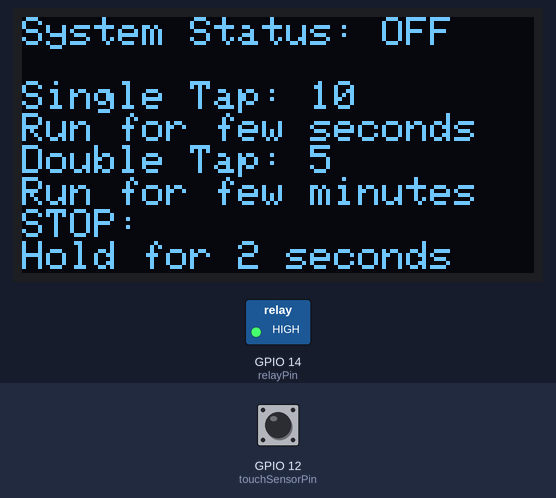
This sketch was run on a simulated ESP8266 (NodeMCU). Parts: 128×64 one-colour display, switched loads named in the sketch (green lamp = pin HIGH). The test bench sets the inputs (shaded band); at power-on: GPIO 12 (touchSensorPin) LOW. What the sketch prints to the serial monitor is not drawn.

Above: at 4.2 s.
4.3 s: GPIO 12 (touchSensorPin) driven HIGH
At 6.1 s:
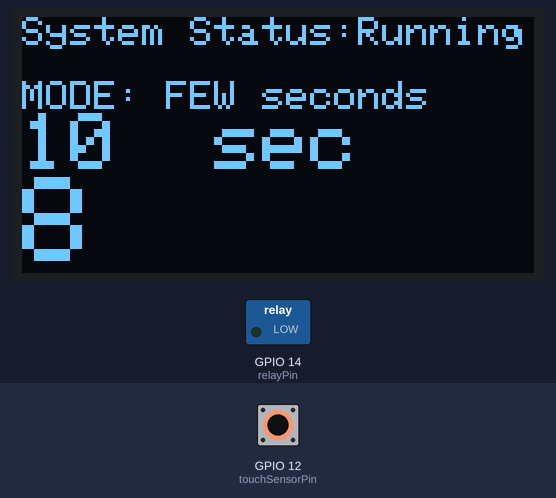
7.3 s: GPIO 12 (touchSensorPin) driven LOW
At 8.1 s:
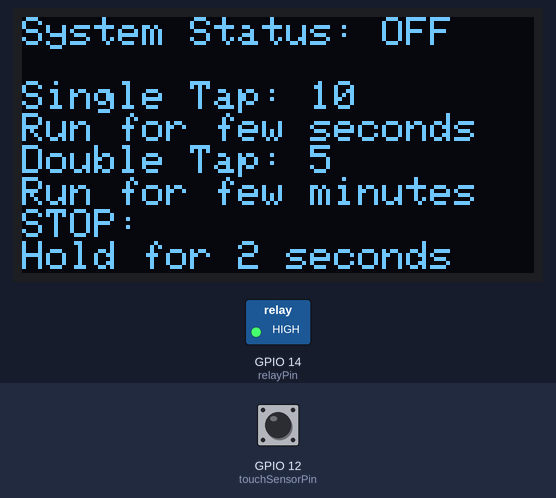
8.8 s: GPIO 12 (touchSensorPin) pulsed HIGH 2 times (0.12 s each, 0.3 s apart)
At 10.9 s:
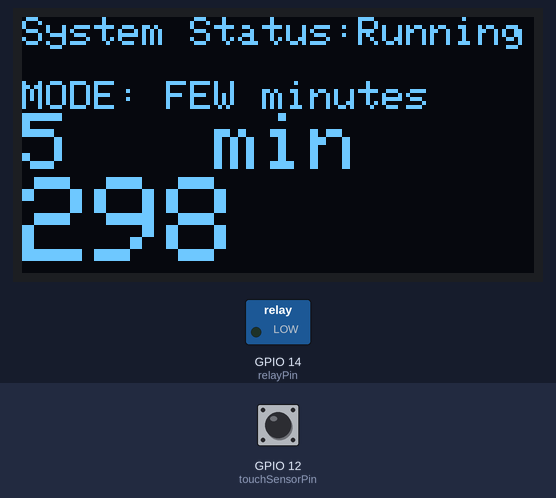
Timing chart, 0 to 12.4 s (numbered marks = the images above; inputs shaded):
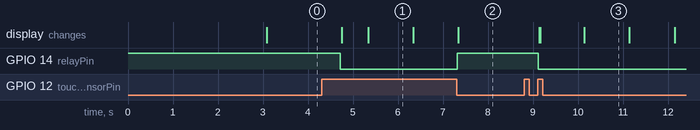

The sketch:

Wemos_Lolin32_OLED_PUMP_v303R.ino
```cpp
#include <Wire.h>
#include <Adafruit_SSD1306.h>
#include <Adafruit_GFX.h>

#define SCREEN_WIDTH 128
#define SCREEN_HEIGHT 64

Adafruit_SSD1306 display(SCREEN_WIDTH, SCREEN_HEIGHT, &Wire, -1);

const int touchSensorPin = 12; // The pin where touch sensor is connected
const int relayPin = 14; // The pin where relay is connected
//const int builtinLedPin = LED_BUILTIN; // Built-in LED on ESP32
//const int secondLedPin = 0; // Second LED pin, please modify according to your wiring

unsigned long lastTouchTime = 0; // When the touch sensor was last touched
unsigned long touchStartTime = 0; // When the current touch started
unsigned long debounceDelay = 500; // Delay to debounce the touch sensor
unsigned long doubleTapInterval = 400; // How long to wait for a second tap
unsigned long touchInterruptTime = 2000; // How long to touch to interrupt the pump
unsigned long fewMinutes = 300000; // 60*1000 minutes in milliseconds
unsigned long fewSeconds = 10000; // 5*1000 seconds in milliseconds

bool lastState = LOW; // Last state of the touch sensor
int tapCount = 0; // How many times the sensor has been tapped

enum Mode {
  OFF,
  FEW_SECONDS,
  FEW_MINUTES
};

Mode currentMode = OFF;

void setup() {
  pinMode(touchSensorPin, INPUT);
  pinMode(relayPin, OUTPUT);
  //pinMode(builtinLedPin, OUTPUT);

  digitalWrite(relayPin, HIGH); // Relay is off at start
  //digitalWrite(builtinLedPin, LOW); // Built-in LED is off at start


  Wire.begin(5, 4);
  if(!display.begin(SSD1306_SWITCHCAPVCC, 0x3C, false, false)) { // Address 0x3C for 128x64
    Serial.println(F("SSD1306 allocation failed"));
    for(;;); // Don't proceed, loop forever
  }
  display.clearDisplay();
  display.setTextSize(2);
  display.setTextColor(WHITE);
  display.setCursor(0,0);
  display.println("Touch Pump v32.303");
  display.display();

  // Start serial communication for debugging
  Serial.begin(9600);
  Serial.println("Setup complete");
  delay(3000);

}

void loop() {
  bool currentState = digitalRead(touchSensorPin);

  if (lastState == LOW && currentState == HIGH) {
    // The touch sensor has just been touched
    touchStartTime = millis();

    if (touchStartTime - lastTouchTime < debounceDelay) {
      // The sensor has been double tapped
      tapCount++;
    } else {
      tapCount = 1; // reset tap count for new sequence
    }

    lastTouchTime = touchStartTime;
  } else if (lastState == HIGH && currentState == LOW) {
    // The touch sensor has just been released
    if (millis() - touchStartTime >= touchInterruptTime) {
      // The sensor was touched for 2 seconds or longer
      digitalWrite(relayPin, HIGH); // turn relay OFF
      //digitalWrite(builtinLedPin, LOW); // turn built-in LED OFF

      //delay(1000); // wait for a second for the user to notice the cancellation LED

      currentMode = OFF;
      tapCount = 0; // reset tap count
    }
  }

  if (tapCount == 1 && millis() - lastTouchTime >= doubleTapInterval) {
    // It's a single tap, as no second tap occurred within the doubleTapInterval
    currentMode = FEW_SECONDS;
    digitalWrite(relayPin, LOW); // turn relay ON
    //digitalWrite(builtinLedPin, LOW);

    tapCount = 0; // reset tap count

  } else if (tapCount == 2) {
    // It's a double tap
    currentMode = FEW_MINUTES;
    digitalWrite(relayPin, LOW); // turn relay ON
    //digitalWrite(builtinLedPin, LOW); // turn built-in LED ON to signal one-minute mode

    tapCount = 0; // reset tap count
  }

  if (currentMode == FEW_SECONDS && millis() - lastTouchTime >= fewSeconds) {
    // FEW seconds have passed since the single tap
    digitalWrite(relayPin, HIGH); // turn relay OFF
    //digitalWrite(builtinLedPin, LOW); // turn built-in LED OFF


    currentMode = OFF;
  } else if (currentMode == FEW_MINUTES && millis() - lastTouchTime >= fewMinutes) {
    // FEW minute has passed since the double tap
    digitalWrite(relayPin, HIGH); // turn relay OFF
    //digitalWrite(builtinLedPin, LOW); // turn built-in LED OFF


    currentMode = OFF;
  }

  lastState = currentState;

  display.clearDisplay();
  display.setTextSize(1);
  display.setCursor(0,0);

  switch(currentMode) {
    case OFF:
      display.setTextSize(1);
      display.println(F("System Status: OFF"));
      display.println(F(""));

      display.print(F("Single Tap: "));
      display.println(fewSeconds/1000);
      display.println(F("Run for few seconds"));
      display.print(F("Double Tap: "));
      display.println(fewMinutes/1000/60);
      display.println(F("Run for few minutes"));
      display.println(F("STOP: "));
      display.println(F("Hold for 2 seconds"));
      break;
    case FEW_SECONDS:
      display.println(F("System Status:Running"));
      display.println(F(""));
      display.println(F("MODE: FEW seconds"));
      display.setTextSize(2);
      display.print(fewSeconds/1000);
      display.println(F("  sec"));
      display.setTextSize(3);
      display.print((fewSeconds - (millis() - lastTouchTime))/1000);
      break;
    case FEW_MINUTES:
      display.println(F("System Status:Running"));
      display.println(F(""));
      display.println(F("MODE: FEW minutes"));
      display.setTextSize(2);
      display.print(fewMinutes/1000/60);
      display.println(F("   min"));
      display.setTextSize(3);
      display.print((fewMinutes - (millis() - lastTouchTime))/1000);
      break;
  }

  display.display();

}
```

Measured:
- after the input at 4.3 s, GPIO 14 (relayPin): HIGH → LOW after 0.42 s; the display: first changes after 0.45 s (image 1 shows a later state)
- after the input at 7.3 s, GPIO 14 (relayPin): LOW → HIGH at once; the display: changes at once (image 2)
- after the input at 8.8 s, GPIO 14 (relayPin): HIGH → LOW after 0.31 s; the display: first changes after 0.34 s (image 3 shows a later state)
- what the display in image 1 shows lasts 1.0 s, from 5.3 s to 6.3 s
